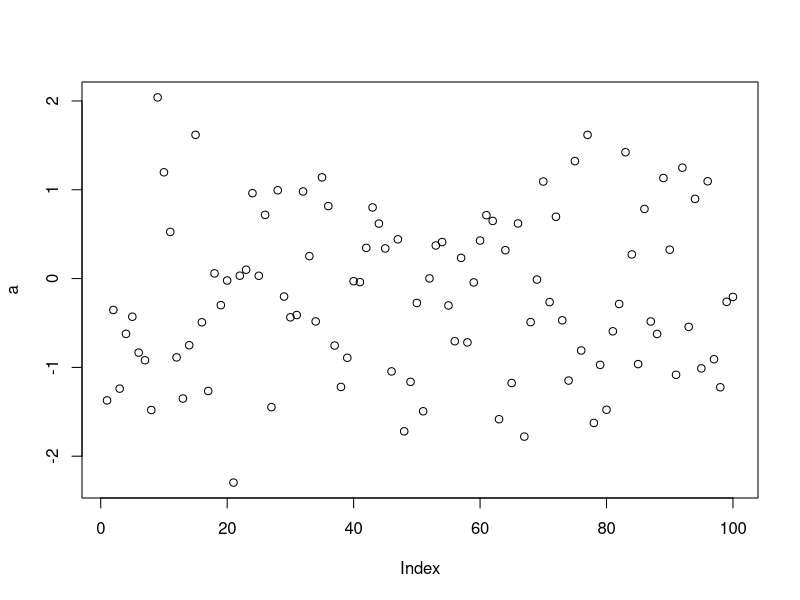
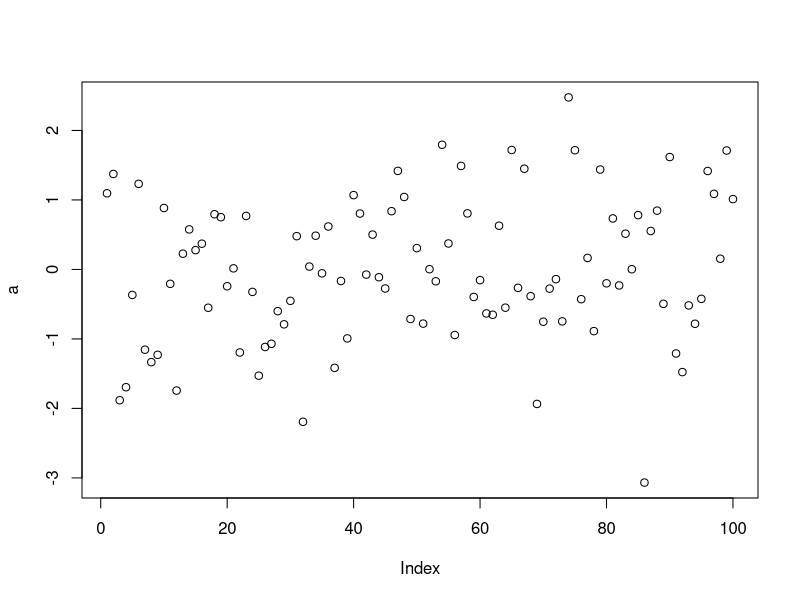

Generate these figures, in order, with R:
## ---- chunk 1
knitr::opts_chunk$set(echo = TRUE, eval = TRUE)
# You can set up default seting using r setup
# Here by default we used `echo = TRUE` to tell all chunks to print out the source code
# We also used eval = TRUE so that all the code is evaluated and the results displayed
# Both of these options can be overriden in a particular chunk, though
## ---- chunk 2
# You can show the code and the output and shut off warnings
a <- rnorm(100)
plot(a) 
## ---- chunk 3
a <- rnorm(100)
plot(a) 
